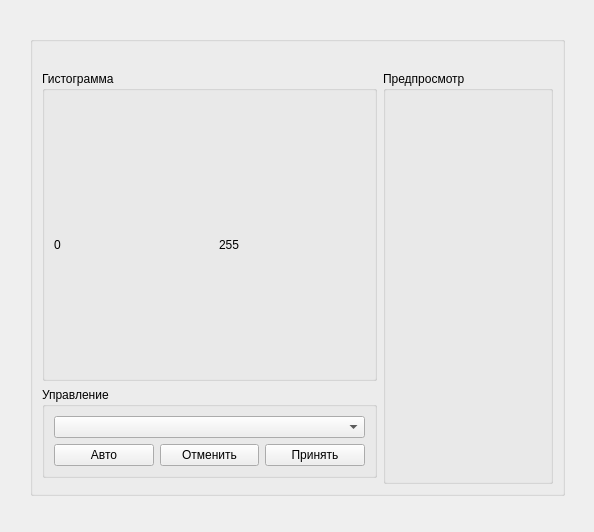
<?xml version="1.0" encoding="UTF-8"?>
<ui version="4.0">
 <class>HistogramEditor</class>
 <widget class="QWidget" name="HistogramEditor">
  <property name="geometry">
   <rect>
    <x>0</x>
    <y>0</y>
    <width>594</width>
    <height>532</height>
   </rect>
  </property>
  <property name="windowTitle">
   <string>Инструмент &quot;Гистограмма&quot;</string>
  </property>
  <layout class="QGridLayout" name="gridLayout">
   <item row="0" column="2">
    <spacer name="verticalSpacer_3">
     <property name="orientation">
      <enum>Qt::Vertical</enum>
     </property>
     <property name="sizeHint" stdset="0">
      <size>
       <width>20</width>
       <height>0</height>
      </size>
     </property>
    </spacer>
   </item>
   <item row="1" column="0">
    <spacer name="horizontalSpacer_2">
     <property name="orientation">
      <enum>Qt::Horizontal</enum>
     </property>
     <property name="sizeHint" stdset="0">
      <size>
       <width>0</width>
       <height>20</height>
      </size>
     </property>
    </spacer>
   </item>
   <item row="1" column="1" rowspan="2" colspan="2">
    <widget class="QGroupBox" name="groupBox_4">
     <property name="enabled">
      <bool>true</bool>
     </property>
     <property name="title">
      <string/>
     </property>
     <layout class="QGridLayout" name="gridLayout_11">
      <item row="3" column="0">
       <spacer name="verticalSpacer">
        <property name="orientation">
         <enum>Qt::Vertical</enum>
        </property>
        <property name="sizeHint" stdset="0">
         <size>
          <width>20</width>
          <height>0</height>
         </size>
        </property>
       </spacer>
      </item>
      <item row="1" column="0">
       <layout class="QGridLayout" name="gridLayout_10">
        <item row="0" column="0">
         <widget class="QGroupBox" name="groupBox">
          <property name="sizePolicy">
           <sizepolicy hsizetype="Fixed" vsizetype="Fixed">
            <horstretch>0</horstretch>
            <verstretch>0</verstretch>
           </sizepolicy>
          </property>
          <property name="minimumSize">
           <size>
            <width>335</width>
            <height>310</height>
           </size>
          </property>
          <property name="title">
           <string>Гистограмма</string>
          </property>
          <layout class="QGridLayout" name="gridLayout_3">
           <item row="0" column="1">
            <widget class="QLabel" name="histogram">
             <property name="sizePolicy">
              <sizepolicy hsizetype="Fixed" vsizetype="Fixed">
               <horstretch>255</horstretch>
               <verstretch>100</verstretch>
              </sizepolicy>
             </property>
             <property name="text">
              <string/>
             </property>
            </widget>
           </item>
           <item row="1" column="0">
            <widget class="QLabel" name="minLabel">
             <property name="minimumSize">
              <size>
               <width>22</width>
               <height>0</height>
              </size>
             </property>
             <property name="toolTip">
              <string>Минимальное значение</string>
             </property>
             <property name="text">
              <string>0</string>
             </property>
            </widget>
           </item>
           <item row="1" column="2">
            <widget class="QLabel" name="maxLabel">
             <property name="minimumSize">
              <size>
               <width>22</width>
               <height>0</height>
              </size>
             </property>
             <property name="toolTip">
              <string>Максимальное значение</string>
             </property>
             <property name="text">
              <string>255</string>
             </property>
            </widget>
           </item>
           <item row="1" column="1">
            <layout class="QVBoxLayout" name="doubleSlider">
             <property name="spacing">
              <number>3</number>
             </property>
             <property name="sizeConstraint">
              <enum>QLayout::SetMinimumSize</enum>
             </property>
            </layout>
           </item>
          </layout>
         </widget>
        </item>
        <item row="1" column="0">
         <widget class="QGroupBox" name="groupBox_3">
          <property name="title">
           <string>Управление</string>
          </property>
          <layout class="QGridLayout" name="gridLayout_2">
           <item row="1" column="1">
            <widget class="QPushButton" name="cancelButton">
             <property name="toolTip">
              <string>Отменить внесённые изменения</string>
             </property>
             <property name="text">
              <string>Отменить</string>
             </property>
            </widget>
           </item>
           <item row="1" column="2">
            <widget class="QPushButton" name="returnButton">
             <property name="toolTip">
              <string>Сохранить изменения</string>
             </property>
             <property name="text">
              <string>Принять</string>
             </property>
            </widget>
           </item>
           <item row="1" column="0">
            <widget class="QPushButton" name="autoButton">
             <property name="toolTip">
              <string>Автоматическое распределение гистограммы</string>
             </property>
             <property name="text">
              <string>Авто</string>
             </property>
            </widget>
           </item>
           <item row="0" column="0" colspan="3">
            <widget class="QComboBox" name="layersBox">
             <property name="toolTip">
              <string>Выбор слоя</string>
             </property>
            </widget>
           </item>
          </layout>
         </widget>
        </item>
       </layout>
      </item>
      <item row="1" column="1" rowspan="3">
       <widget class="QGroupBox" name="prevGroup">
        <property name="minimumSize">
         <size>
          <width>170</width>
          <height>390</height>
         </size>
        </property>
        <property name="title">
         <string>Предпросмотр</string>
        </property>
        <layout class="QGridLayout" name="gridLayout_9">
         <item row="0" column="0">
          <widget class="QLabel" name="preview">
           <property name="text">
            <string/>
           </property>
          </widget>
         </item>
        </layout>
       </widget>
      </item>
      <item row="0" column="0" colspan="2">
       <widget class="QLabel" name="fileNameLabel">
        <property name="text">
         <string/>
        </property>
        <property name="alignment">
         <set>Qt::AlignCenter</set>
        </property>
       </widget>
      </item>
     </layout>
    </widget>
   </item>
   <item row="2" column="3">
    <spacer name="horizontalSpacer">
     <property name="orientation">
      <enum>Qt::Horizontal</enum>
     </property>
     <property name="sizeHint" stdset="0">
      <size>
       <width>2</width>
       <height>20</height>
      </size>
     </property>
    </spacer>
   </item>
   <item row="3" column="1">
    <spacer name="verticalSpacer_2">
     <property name="orientation">
      <enum>Qt::Vertical</enum>
     </property>
     <property name="sizeHint" stdset="0">
      <size>
       <width>20</width>
       <height>0</height>
      </size>
     </property>
    </spacer>
   </item>
  </layout>
 </widget>
 <resources/>
 <connections/>
</ui>
